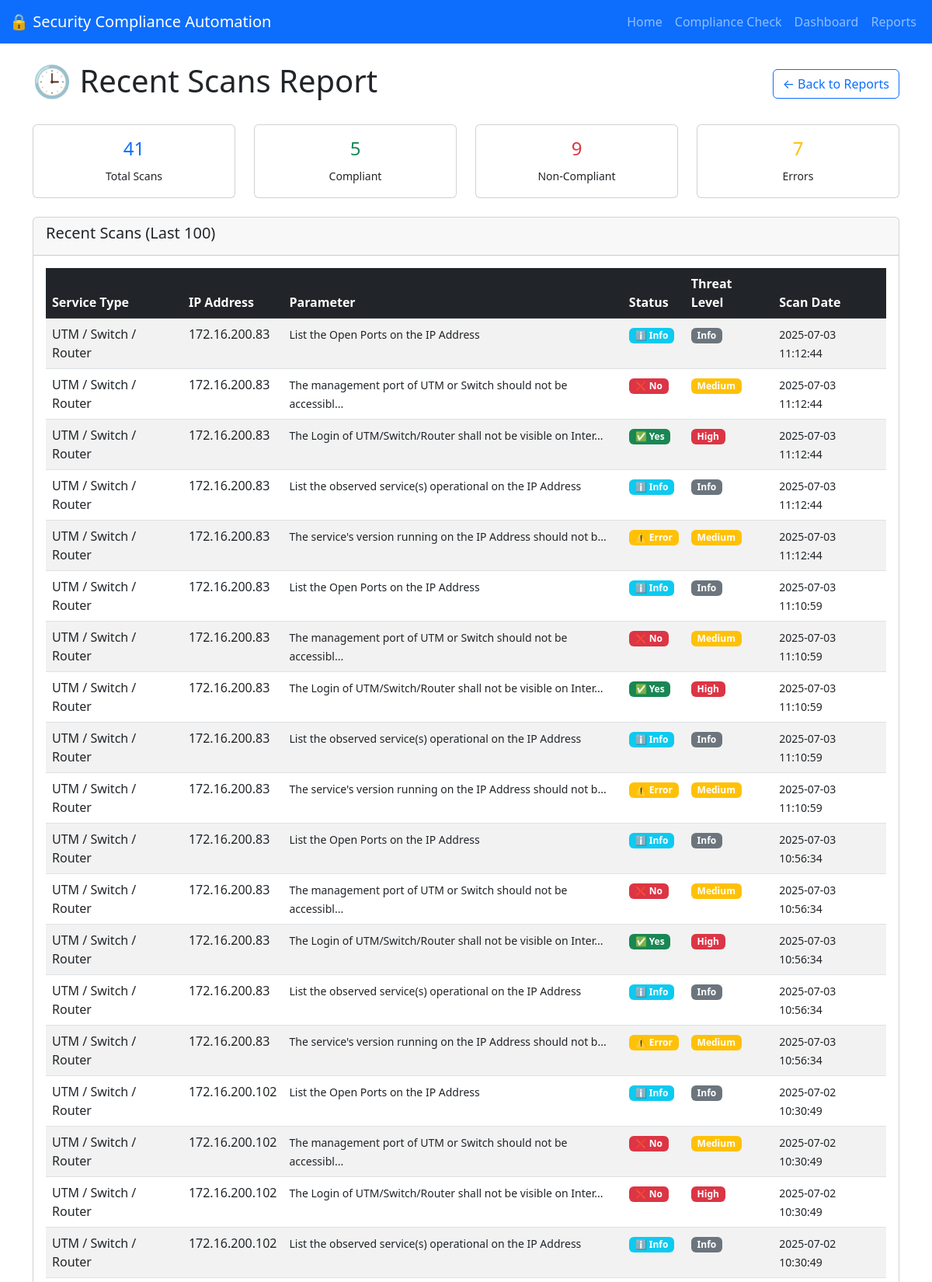
The page /reports/quick/recent (upper part) on the database its author committed.
### tables this page shows
CREATE TABLE compliance_results
                     (id INTEGER PRIMARY KEY AUTOINCREMENT,
                      scan_date TIMESTAMP,
                      service_type TEXT,
                      ip_address TEXT,
                      domain TEXT,
                      sr_no INTEGER,
                      parameter TEXT,
                      compliance_status TEXT,
                      threat_level TEXT,
                      remarks TEXT,
                      command_used TEXT,
                      hostname TEXT,
                      target_type TEXT, scan_session_uid TEXT);

### app.py (the view, shortened to what this page needs)
@app.route('/reports/quick/<report_type>')
def quick_report(report_type):
    try:
        conn = sqlite3.connect('compliance_results.db')
        if report_type == 'summary':
            summary_query = """
                SELECT
                    COUNT(DISTINCT ip_address || service_type || DATE(scan_date)) as total_scans,
                    COUNT(DISTINCT ip_address) as unique_ips,
                    COUNT(DISTINCT service_type) as services_count,
                    SUM(CASE WHEN compliance_status = 'Yes' THEN 1 ELSE 0 END) as compliant_count,
                    SUM(CASE WHEN compliance_status = 'No' THEN 1 ELSE 0 END) as non_compliant_count,
                    SUM(CASE WHEN compliance_status = 'Error' THEN 1 ELSE 0 END) as error_count
                FROM compliance_results
            """
            summary = conn.execute(summary_query).fetchone()
            recent_query = "SELECT * FROM compliance_results ORDER BY scan_date DESC LIMIT 50"
            recent_data = pd.read_sql_query(recent_query, conn)
            conn.close()
            return render_template('quick_summary.html',
                                 summary=summary,
                                 recent_data=recent_data.to_dict('records'))
        elif report_type == 'recent':
            recent_query = """
                SELECT * FROM compliance_results
                ORDER BY scan_date DESC
                LIMIT 100
            """
            recent_data = pd.read_sql_query(recent_query, conn)
            conn.close()
            return render_template('quick_recent.html',
                                 recent_data=recent_data.to_dict('records'))
        else:
            flash('Invalid report type.', 'error')
            return redirect(url_for('reports'))
    except Exception as e:
        flash(f'Error generating quick report: {str(e)}', 'error')
        return redirect(url_for('reports'))

### templates/quick_recent.html (shortened to what this page needs)
<!DOCTYPE html>
<html lang="en">
<head>
    <link href="https://cdn.jsdelivr.net/npm/bootstrap@5.3.0/dist/css/bootstrap.min.css" rel="stylesheet">
</head>
<body>
<nav class="navbar navbar-expand-lg navbar-dark bg-primary">
  <div class="container-fluid">
    <a class="navbar-brand" href="/">🔒 Security Compliance Automation</a>
    <div class="collapse navbar-collapse" id="navbarNav">
      <ul class="navbar-nav ms-auto">
        <li class="nav-item">
          <a class="nav-link" href="/">Home</a>
        </li>
        <li class="nav-item">
          <a class="nav-link" href="/compliance">Compliance Check</a>
        </li>
        <li class="nav-item">
          <a class="nav-link" href="/dashboard">Dashboard</a>
        </li>
        <li class="nav-item">
          <a class="nav-link" href="/reports">Reports</a>
        </li>
      </ul>
    </div>
  </div>
</nav>
<div class="container mt-4">
    <div class="d-flex justify-content-between align-items-center mb-4">
        <h1>🕒 Recent Scans Report</h1>
        <a href="/reports" class="btn btn-outline-primary">← Back to Reports</a>
    </div>
    <div class="row mb-4">
        <div class="col-md-3">
            <div class="card text-center">
                <div class="card-body">
                    <h4 class="text-primary">{{ recent_data|length }}</h4>
                    <small>Total Scans</small>
                </div>
            </div>
        </div>
        <div class="col-md-3">
            <div class="card text-center">
                <div class="card-body">
                    <h4 class="text-success">{{ recent_data|selectattr('compliance_status', 'equalto', 'Yes')|list|length }}</h4>
                    <small>Compliant</small>
                </div>
            </div>
        </div>
        <div class="col-md-3">
            <div class="card text-center">
                <div class="card-body">
                    <h4 class="text-danger">{{ recent_data|selectattr('compliance_status', 'equalto', 'No')|list|length }}</h4>
                    <small>Non-Compliant</small>
                </div>
            </div>
        </div>
        <div class="col-md-3">
            <div class="card text-center">
                <div class="card-body">
                    <h4 class="text-warning">{{ recent_data|selectattr('compliance_status', 'equalto', 'Error')|list|length }}</h4>
                    <small>Errors</small>
                </div>
            </div>
        </div>
    </div>
    <div class="card">
        <div class="card-header">
            <h5>Recent Scans (Last 100)</h5>
        </div>
        <div class="card-body">
            {% if recent_data %}
            <div class="table-responsive">
                <table class="table table-striped table-hover">
                    <thead class="table-dark">
                        <tr>
                            <th>Service Type</th>
                            <th>IP Address</th>
                            <th>Parameter</th>
                            <th>Status</th>
                            <th>Threat Level</th>
                            <th>Scan Date</th>
                        </tr>
                    </thead>
                    <tbody>
                        {% for item in recent_data %}
                        <tr>
                            <td>{{ item.service_type }}</td>
                            <td>{{ item.ip_address }}</td>
                            <td>
                                <small>{{ item.parameter[:60] }}{% if item.parameter|length > 60 %}...{% endif %}</small>
                            </td>
                            <td>
                                {% if item.compliance_status == 'Yes' %}
                                <span class="badge bg-success">✅ Yes</span>
                                {% elif item.compliance_status == 'No' %}
                                <span class="badge bg-danger">❌ No</span>
                                {% elif item.compliance_status == 'Error' %}
                                <span class="badge bg-warning">⚠️ Error</span>
                                {% elif item.compliance_status == 'N/A' %}
                                <span class="badge bg-secondary">➖ N/A</span>
                                {% elif item.compliance_status == '-' %}
                                <span class="badge bg-info">ℹ️ Info</span>
                                {% else %}
                                <span class="badge bg-secondary">{{ item.compliance_status }}</span>
                                {% endif %}
                            </td>
                            <td>
                                <span class="badge bg-{{ 'danger' if item.threat_level == 'High' else 'warning' if item.threat_level == 'Medium' else 'info' if item.threat_level == 'Low' else 'secondary' }}">
                                    {{ item.threat_level }}
                                </span>
                            </td>
                            <td>
                                <small>{{ item.scan_date }}</small>
                            </td>
                        </tr>
                        {% endfor %}
                    </tbody>
                </table>
            </div>
            {% else %}
            <p class="text-muted">No recent scans available.</p>
            {% endif %}
        </div>
    </div>
</div>
</body>
</html>

### rows shown on the page
compliance_results: service_type "UTM / Switch / Router", ip_address "172.16.200.83", parameter "List the Open Ports on the IP Address", compliance_status "ℹ️ Info", threat_level "Info", scan_date "2025-07-03 11:12:44"
compliance_results: service_type "UTM / Switch / Router", ip_address "172.16.200.83", parameter "The management port of UTM or Switch should not be accessibl", compliance_status "❌ No", threat_level "Medium", scan_date "2025-07-03 11:12:44"
compliance_results: service_type "UTM / Switch / Router", ip_address "172.16.200.83", parameter "The Login of UTM/Switch/Router shall not be visible on Inter", compliance_status "✅ Yes", threat_level "High", scan_date "2025-07-03 11:12:44"
compliance_results: service_type "UTM / Switch / Router", ip_address "172.16.200.83", parameter "List the observed service(s) operational on the IP Address", compliance_status "ℹ️ Info", threat_level "Info", scan_date "2025-07-03 11:12:44"
compliance_results: service_type "UTM / Switch / Router", ip_address "172.16.200.83", parameter "The service's version running on the IP Address should not b", compliance_status "⚠️ Error", threat_level "Medium", scan_date "2025-07-03 11:12:44"
compliance_results: service_type "UTM / Switch / Router", ip_address "172.16.200.83", parameter "List the Open Ports on the IP Address", compliance_status "ℹ️ Info", threat_level "Info", scan_date "2025-07-03 11:10:59"
compliance_results: service_type "UTM / Switch / Router", ip_address "172.16.200.83", parameter "The management port of UTM or Switch should not be accessibl", compliance_status "❌ No", threat_level "Medium", scan_date "2025-07-03 11:10:59"
compliance_results: service_type "UTM / Switch / Router", ip_address "172.16.200.83", parameter "The Login of UTM/Switch/Router shall not be visible on Inter", compliance_status "✅ Yes", threat_level "High", scan_date "2025-07-03 11:10:59"
compliance_results: service_type "UTM / Switch / Router", ip_address "172.16.200.83", parameter "List the observed service(s) operational on the IP Address", compliance_status "ℹ️ Info", threat_level "Info", scan_date "2025-07-03 11:10:59"
compliance_results: service_type "UTM / Switch / Router", ip_address "172.16.200.83", parameter "The service's version running on the IP Address should not b", compliance_status "⚠️ Error", threat_level "Medium", scan_date "2025-07-03 11:10:59"
compliance_results: service_type "UTM / Switch / Router", ip_address "172.16.200.83", parameter "List the Open Ports on the IP Address", compliance_status "ℹ️ Info", threat_level "Info", scan_date "2025-07-03 10:56:34"
compliance_results: service_type "UTM / Switch / Router", ip_address "172.16.200.83", parameter "The management port of UTM or Switch should not be accessibl", compliance_status "❌ No", threat_level "Medium", scan_date "2025-07-03 10:56:34"
compliance_results: service_type "UTM / Switch / Router", ip_address "172.16.200.83", parameter "The Login of UTM/Switch/Router shall not be visible on Inter", compliance_status "✅ Yes", threat_level "High", scan_date "2025-07-03 10:56:34"
compliance_results: service_type "UTM / Switch / Router", ip_address "172.16.200.83", parameter "List the observed service(s) operational on the IP Address", compliance_status "ℹ️ Info", threat_level "Info", scan_date "2025-07-03 10:56:34"
compliance_results: service_type "UTM / Switch / Router", ip_address "172.16.200.83", parameter "The service's version running on the IP Address should not b", compliance_status "⚠️ Error", threat_level "Medium", scan_date "2025-07-03 10:56:34"
compliance_results: service_type "UTM / Switch / Router", ip_address "172.16.200.102", parameter "List the Open Ports on the IP Address", compliance_status "ℹ️ Info", threat_level "Info", scan_date "2025-07-02 10:30:49"
compliance_results: service_type "UTM / Switch / Router", ip_address "172.16.200.102", parameter "The management port of UTM or Switch should not be accessibl", compliance_status "❌ No", threat_level "Medium", scan_date "2025-07-02 10:30:49"
compliance_results: service_type "UTM / Switch / Router", ip_address "172.16.200.102", parameter "The Login of UTM/Switch/Router shall not be visible on Inter", compliance_status "❌ No", threat_level "High", scan_date "2025-07-02 10:30:49"
compliance_results: service_type "UTM / Switch / Router", ip_address "172.16.200.102", parameter "List the observed service(s) operational on the IP Address", compliance_status "ℹ️ Info", threat_level "Info", scan_date "2025-07-02 10:30:49"

### other values the page prints
{{ recent_data|length }} "41"
